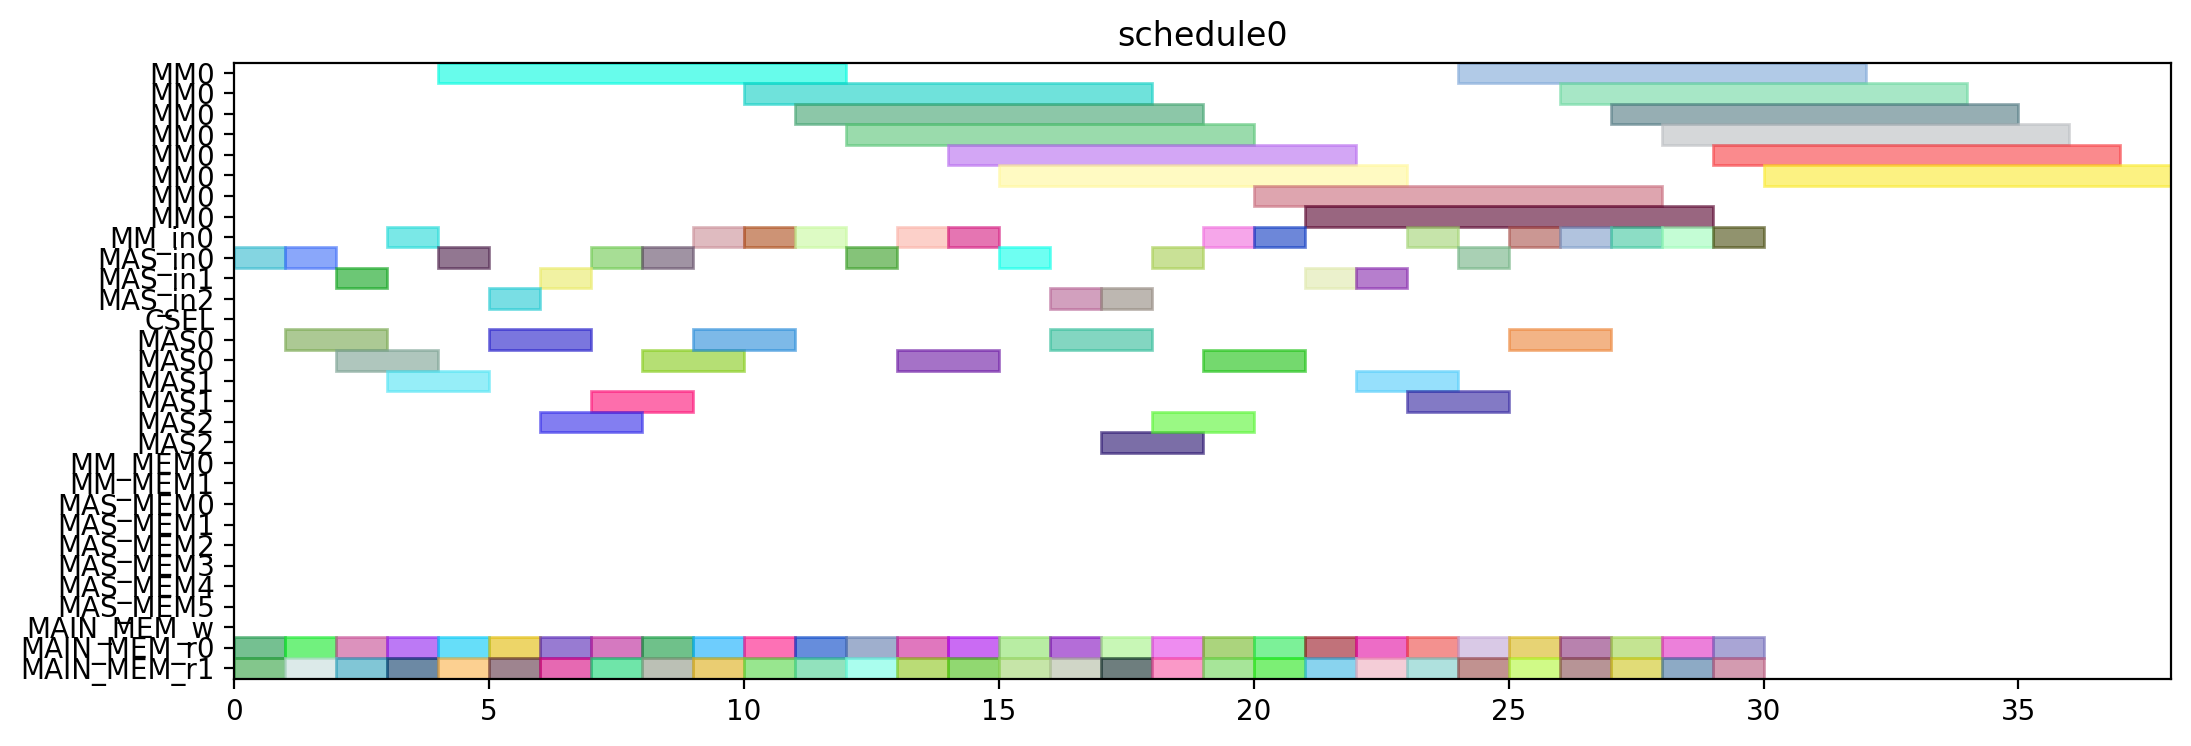

Source code (Python):
from pyschedule import Scenario, solvers, plotters, alt


def solve():
	horizon = 120
	S = Scenario("schedule0", horizon=horizon)

	# resource
	MM = S.Resources('MM', num=1, size=8)
	MM_in = S.Resources('MM_in', num=1)
	MAS_in = S.Resources('MAS_in', num=3)
	CSEL = S.Resource('CSEL')
	MAS = S.Resources('MAS', num=3, size=2, periods=range(1, horizon))
	MM_MEM = S.Resources('MM_MEM', num=2)
	MAS_MEM = S.Resources('MAS_MEM', num=6)
	MAIN_MEM_w = S.Resource('MAIN_MEM_w', size=1)
	MAIN_MEM_r = S.Resources('MAIN_MEM_r', num=2)

	# result of previous scheduling

	# new tasks
	r1_t0 = S.Task('r1_t0', length=8, delay_cost=1)
	r1_t0 += alt(MM)
	r1_t0_in = S.Task('r1_t0_in', length=1, delay_cost=1)
	r1_t0_in += alt(MM_in)
	S += r1_t0_in*MM_in[0]<=r1_t0*MM[0]
	r1_t0_mem0 = S.Task('r1_t0_mem0', length=1, delay_cost=1)
	r1_t0_mem0 += MAIN_MEM_r[0]
	S += r1_t0_mem0 <= r1_t0

	r1_t0_mem1 = S.Task('r1_t0_mem1', length=1, delay_cost=1)
	r1_t0_mem1 += MAIN_MEM_r[1]
	S += r1_t0_mem1 <= r1_t0

	r1_t1 = S.Task('r1_t1', length=8, delay_cost=1)
	r1_t1 += alt(MM)
	r1_t1_in = S.Task('r1_t1_in', length=1, delay_cost=1)
	r1_t1_in += alt(MM_in)
	S += r1_t1_in*MM_in[0]<=r1_t1*MM[0]
	r1_t1_mem0 = S.Task('r1_t1_mem0', length=1, delay_cost=1)
	r1_t1_mem0 += MAIN_MEM_r[0]
	S += r1_t1_mem0 <= r1_t1

	r1_t1_mem1 = S.Task('r1_t1_mem1', length=1, delay_cost=1)
	r1_t1_mem1 += MAIN_MEM_r[1]
	S += r1_t1_mem1 <= r1_t1

	r1_t2 = S.Task('r1_t2', length=2, delay_cost=1)
	r1_t2 += alt(MAS)
	r1_t2_in = S.Task('r1_t2_in', length=1, delay_cost=1)
	r1_t2_in += alt(MAS_in)
	S += r1_t2_in*MAS_in[0]<=r1_t2*MAS[0]

	S += r1_t2_in*MAS_in[1]<=r1_t2*MAS[1]

	S += r1_t2_in*MAS_in[2]<=r1_t2*MAS[2]

	r1_t2_mem0 = S.Task('r1_t2_mem0', length=1, delay_cost=1)
	r1_t2_mem0 += MAIN_MEM_r[0]
	S += r1_t2_mem0 <= r1_t2

	r1_t2_mem1 = S.Task('r1_t2_mem1', length=1, delay_cost=1)
	r1_t2_mem1 += MAIN_MEM_r[1]
	S += r1_t2_mem1 <= r1_t2

	r1_t3 = S.Task('r1_t3', length=2, delay_cost=1)
	r1_t3 += alt(MAS)
	r1_t3_in = S.Task('r1_t3_in', length=1, delay_cost=1)
	r1_t3_in += alt(MAS_in)
	S += r1_t3_in*MAS_in[0]<=r1_t3*MAS[0]

	S += r1_t3_in*MAS_in[1]<=r1_t3*MAS[1]

	S += r1_t3_in*MAS_in[2]<=r1_t3*MAS[2]

	r1_t3_mem0 = S.Task('r1_t3_mem0', length=1, delay_cost=1)
	r1_t3_mem0 += MAIN_MEM_r[0]
	S += r1_t3_mem0 <= r1_t3

	r1_t3_mem1 = S.Task('r1_t3_mem1', length=1, delay_cost=1)
	r1_t3_mem1 += MAIN_MEM_r[1]
	S += r1_t3_mem1 <= r1_t3

	r3_t0 = S.Task('r3_t0', length=8, delay_cost=1)
	r3_t0 += alt(MM)
	r3_t0_in = S.Task('r3_t0_in', length=1, delay_cost=1)
	r3_t0_in += alt(MM_in)
	S += r3_t0_in*MM_in[0]<=r3_t0*MM[0]
	r3_t0_mem0 = S.Task('r3_t0_mem0', length=1, delay_cost=1)
	r3_t0_mem0 += MAIN_MEM_r[0]
	S += r3_t0_mem0 <= r3_t0

	r3_t0_mem1 = S.Task('r3_t0_mem1', length=1, delay_cost=1)
	r3_t0_mem1 += MAIN_MEM_r[1]
	S += r3_t0_mem1 <= r3_t0

	r3_t1 = S.Task('r3_t1', length=8, delay_cost=1)
	r3_t1 += alt(MM)
	r3_t1_in = S.Task('r3_t1_in', length=1, delay_cost=1)
	r3_t1_in += alt(MM_in)
	S += r3_t1_in*MM_in[0]<=r3_t1*MM[0]
	r3_t1_mem0 = S.Task('r3_t1_mem0', length=1, delay_cost=1)
	r3_t1_mem0 += MAIN_MEM_r[0]
	S += r3_t1_mem0 <= r3_t1

	r3_t1_mem1 = S.Task('r3_t1_mem1', length=1, delay_cost=1)
	r3_t1_mem1 += MAIN_MEM_r[1]
	S += r3_t1_mem1 <= r3_t1

	r3_t2 = S.Task('r3_t2', length=2, delay_cost=1)
	r3_t2 += alt(MAS)
	r3_t2_in = S.Task('r3_t2_in', length=1, delay_cost=1)
	r3_t2_in += alt(MAS_in)
	S += r3_t2_in*MAS_in[0]<=r3_t2*MAS[0]

	S += r3_t2_in*MAS_in[1]<=r3_t2*MAS[1]

	S += r3_t2_in*MAS_in[2]<=r3_t2*MAS[2]

	r3_t2_mem0 = S.Task('r3_t2_mem0', length=1, delay_cost=1)
	r3_t2_mem0 += MAIN_MEM_r[0]
	S += r3_t2_mem0 <= r3_t2

	r3_t2_mem1 = S.Task('r3_t2_mem1', length=1, delay_cost=1)
	r3_t2_mem1 += MAIN_MEM_r[1]
	S += r3_t2_mem1 <= r3_t2

	r3_t3 = S.Task('r3_t3', length=2, delay_cost=1)
	r3_t3 += alt(MAS)
	r3_t3_in = S.Task('r3_t3_in', length=1, delay_cost=1)
	r3_t3_in += alt(MAS_in)
	S += r3_t3_in*MAS_in[0]<=r3_t3*MAS[0]

	S += r3_t3_in*MAS_in[1]<=r3_t3*MAS[1]

	S += r3_t3_in*MAS_in[2]<=r3_t3*MAS[2]

	r3_t3_mem0 = S.Task('r3_t3_mem0', length=1, delay_cost=1)
	r3_t3_mem0 += MAIN_MEM_r[0]
	S += r3_t3_mem0 <= r3_t3

	r3_t3_mem1 = S.Task('r3_t3_mem1', length=1, delay_cost=1)
	r3_t3_mem1 += MAIN_MEM_r[1]
	S += r3_t3_mem1 <= r3_t3

	r4_t0 = S.Task('r4_t0', length=8, delay_cost=1)
	r4_t0 += alt(MM)
	r4_t0_in = S.Task('r4_t0_in', length=1, delay_cost=1)
	r4_t0_in += alt(MM_in)
	S += r4_t0_in*MM_in[0]<=r4_t0*MM[0]
	r4_t0_mem0 = S.Task('r4_t0_mem0', length=1, delay_cost=1)
	r4_t0_mem0 += MAIN_MEM_r[0]
	S += r4_t0_mem0 <= r4_t0

	r4_t0_mem1 = S.Task('r4_t0_mem1', length=1, delay_cost=1)
	r4_t0_mem1 += MAIN_MEM_r[1]
	S += r4_t0_mem1 <= r4_t0

	r4_t1 = S.Task('r4_t1', length=8, delay_cost=1)
	r4_t1 += alt(MM)
	r4_t1_in = S.Task('r4_t1_in', length=1, delay_cost=1)
	r4_t1_in += alt(MM_in)
	S += r4_t1_in*MM_in[0]<=r4_t1*MM[0]
	r4_t1_mem0 = S.Task('r4_t1_mem0', length=1, delay_cost=1)
	r4_t1_mem0 += MAIN_MEM_r[0]
	S += r4_t1_mem0 <= r4_t1

	r4_t1_mem1 = S.Task('r4_t1_mem1', length=1, delay_cost=1)
	r4_t1_mem1 += MAIN_MEM_r[1]
	S += r4_t1_mem1 <= r4_t1

	r4_t2 = S.Task('r4_t2', length=2, delay_cost=1)
	r4_t2 += alt(MAS)
	r4_t2_in = S.Task('r4_t2_in', length=1, delay_cost=1)
	r4_t2_in += alt(MAS_in)
	S += r4_t2_in*MAS_in[0]<=r4_t2*MAS[0]

	S += r4_t2_in*MAS_in[1]<=r4_t2*MAS[1]

	S += r4_t2_in*MAS_in[2]<=r4_t2*MAS[2]

	r4_t2_mem0 = S.Task('r4_t2_mem0', length=1, delay_cost=1)
	r4_t2_mem0 += MAIN_MEM_r[0]
	S += r4_t2_mem0 <= r4_t2

	r4_t2_mem1 = S.Task('r4_t2_mem1', length=1, delay_cost=1)
	r4_t2_mem1 += MAIN_MEM_r[1]
	S += r4_t2_mem1 <= r4_t2

	r4_t3 = S.Task('r4_t3', length=2, delay_cost=1)
	r4_t3 += alt(MAS)
	r4_t3_in = S.Task('r4_t3_in', length=1, delay_cost=1)
	r4_t3_in += alt(MAS_in)
	S += r4_t3_in*MAS_in[0]<=r4_t3*MAS[0]

	S += r4_t3_in*MAS_in[1]<=r4_t3*MAS[1]

	S += r4_t3_in*MAS_in[2]<=r4_t3*MAS[2]

	r4_t3_mem0 = S.Task('r4_t3_mem0', length=1, delay_cost=1)
	r4_t3_mem0 += MAIN_MEM_r[0]
	S += r4_t3_mem0 <= r4_t3

	r4_t3_mem1 = S.Task('r4_t3_mem1', length=1, delay_cost=1)
	r4_t3_mem1 += MAIN_MEM_r[1]
	S += r4_t3_mem1 <= r4_t3

	r5_t0 = S.Task('r5_t0', length=8, delay_cost=1)
	r5_t0 += alt(MM)
	r5_t0_in = S.Task('r5_t0_in', length=1, delay_cost=1)
	r5_t0_in += alt(MM_in)
	S += r5_t0_in*MM_in[0]<=r5_t0*MM[0]
	r5_t0_mem0 = S.Task('r5_t0_mem0', length=1, delay_cost=1)
	r5_t0_mem0 += MAIN_MEM_r[0]
	S += r5_t0_mem0 <= r5_t0

	r5_t0_mem1 = S.Task('r5_t0_mem1', length=1, delay_cost=1)
	r5_t0_mem1 += MAIN_MEM_r[1]
	S += r5_t0_mem1 <= r5_t0

	r5_t1 = S.Task('r5_t1', length=8, delay_cost=1)
	r5_t1 += alt(MM)
	r5_t1_in = S.Task('r5_t1_in', length=1, delay_cost=1)
	r5_t1_in += alt(MM_in)
	S += r5_t1_in*MM_in[0]<=r5_t1*MM[0]
	r5_t1_mem0 = S.Task('r5_t1_mem0', length=1, delay_cost=1)
	r5_t1_mem0 += MAIN_MEM_r[0]
	S += r5_t1_mem0 <= r5_t1

	r5_t1_mem1 = S.Task('r5_t1_mem1', length=1, delay_cost=1)
	r5_t1_mem1 += MAIN_MEM_r[1]
	S += r5_t1_mem1 <= r5_t1

	r5_t2 = S.Task('r5_t2', length=2, delay_cost=1)
	r5_t2 += alt(MAS)
	r5_t2_in = S.Task('r5_t2_in', length=1, delay_cost=1)
	r5_t2_in += alt(MAS_in)
	S += r5_t2_in*MAS_in[0]<=r5_t2*MAS[0]

	S += r5_t2_in*MAS_in[1]<=r5_t2*MAS[1]

	S += r5_t2_in*MAS_in[2]<=r5_t2*MAS[2]

	r5_t2_mem0 = S.Task('r5_t2_mem0', length=1, delay_cost=1)
	r5_t2_mem0 += MAIN_MEM_r[0]
	S += r5_t2_mem0 <= r5_t2

	r5_t2_mem1 = S.Task('r5_t2_mem1', length=1, delay_cost=1)
	r5_t2_mem1 += MAIN_MEM_r[1]
	S += r5_t2_mem1 <= r5_t2

	r5_t3 = S.Task('r5_t3', length=2, delay_cost=1)
	r5_t3 += alt(MAS)
	r5_t3_in = S.Task('r5_t3_in', length=1, delay_cost=1)
	r5_t3_in += alt(MAS_in)
	S += r5_t3_in*MAS_in[0]<=r5_t3*MAS[0]

	S += r5_t3_in*MAS_in[1]<=r5_t3*MAS[1]

	S += r5_t3_in*MAS_in[2]<=r5_t3*MAS[2]

	r5_t3_mem0 = S.Task('r5_t3_mem0', length=1, delay_cost=1)
	r5_t3_mem0 += MAIN_MEM_r[0]
	S += r5_t3_mem0 <= r5_t3

	r5_t3_mem1 = S.Task('r5_t3_mem1', length=1, delay_cost=1)
	r5_t3_mem1 += MAIN_MEM_r[1]
	S += r5_t3_mem1 <= r5_t3

	r6_t0 = S.Task('r6_t0', length=8, delay_cost=1)
	r6_t0 += alt(MM)
	r6_t0_in = S.Task('r6_t0_in', length=1, delay_cost=1)
	r6_t0_in += alt(MM_in)
	S += r6_t0_in*MM_in[0]<=r6_t0*MM[0]
	r6_t0_mem0 = S.Task('r6_t0_mem0', length=1, delay_cost=1)
	r6_t0_mem0 += MAIN_MEM_r[0]
	S += r6_t0_mem0 <= r6_t0

	r6_t0_mem1 = S.Task('r6_t0_mem1', length=1, delay_cost=1)
	r6_t0_mem1 += MAIN_MEM_r[1]
	S += r6_t0_mem1 <= r6_t0

	r6_t1 = S.Task('r6_t1', length=8, delay_cost=1)
	r6_t1 += alt(MM)
	r6_t1_in = S.Task('r6_t1_in', length=1, delay_cost=1)
	r6_t1_in += alt(MM_in)
	S += r6_t1_in*MM_in[0]<=r6_t1*MM[0]
	r6_t1_mem0 = S.Task('r6_t1_mem0', length=1, delay_cost=1)
	r6_t1_mem0 += MAIN_MEM_r[0]
	S += r6_t1_mem0 <= r6_t1

	r6_t1_mem1 = S.Task('r6_t1_mem1', length=1, delay_cost=1)
	r6_t1_mem1 += MAIN_MEM_r[1]
	S += r6_t1_mem1 <= r6_t1

	r6_t2 = S.Task('r6_t2', length=2, delay_cost=1)
	r6_t2 += alt(MAS)
	r6_t2_in = S.Task('r6_t2_in', length=1, delay_cost=1)
	r6_t2_in += alt(MAS_in)
	S += r6_t2_in*MAS_in[0]<=r6_t2*MAS[0]

	S += r6_t2_in*MAS_in[1]<=r6_t2*MAS[1]

	S += r6_t2_in*MAS_in[2]<=r6_t2*MAS[2]

	r6_t2_mem0 = S.Task('r6_t2_mem0', length=1, delay_cost=1)
	r6_t2_mem0 += MAIN_MEM_r[0]
	S += r6_t2_mem0 <= r6_t2

	r6_t2_mem1 = S.Task('r6_t2_mem1', length=1, delay_cost=1)
	r6_t2_mem1 += MAIN_MEM_r[1]
	S += r6_t2_mem1 <= r6_t2

	r6_t3 = S.Task('r6_t3', length=2, delay_cost=1)
	r6_t3 += alt(MAS)
	r6_t3_in = S.Task('r6_t3_in', length=1, delay_cost=1)
	r6_t3_in += alt(MAS_in)
	S += r6_t3_in*MAS_in[0]<=r6_t3*MAS[0]

	S += r6_t3_in*MAS_in[1]<=r6_t3*MAS[1]

	S += r6_t3_in*MAS_in[2]<=r6_t3*MAS[2]

	r6_t3_mem0 = S.Task('r6_t3_mem0', length=1, delay_cost=1)
	r6_t3_mem0 += MAIN_MEM_r[0]
	S += r6_t3_mem0 <= r6_t3

	r6_t3_mem1 = S.Task('r6_t3_mem1', length=1, delay_cost=1)
	r6_t3_mem1 += MAIN_MEM_r[1]
	S += r6_t3_mem1 <= r6_t3

	r9_t2 = S.Task('r9_t2', length=2, delay_cost=1)
	r9_t2 += alt(MAS)
	r9_t2_in = S.Task('r9_t2_in', length=1, delay_cost=1)
	r9_t2_in += alt(MAS_in)
	S += r9_t2_in*MAS_in[0]<=r9_t2*MAS[0]

	S += r9_t2_in*MAS_in[1]<=r9_t2*MAS[1]

	S += r9_t2_in*MAS_in[2]<=r9_t2*MAS[2]

	r9_t2_mem0 = S.Task('r9_t2_mem0', length=1, delay_cost=1)
	r9_t2_mem0 += MAIN_MEM_r[0]
	S += r9_t2_mem0 <= r9_t2

	r9_t2_mem1 = S.Task('r9_t2_mem1', length=1, delay_cost=1)
	r9_t2_mem1 += MAIN_MEM_r[1]
	S += r9_t2_mem1 <= r9_t2

	r12_t0 = S.Task('r12_t0', length=8, delay_cost=1)
	r12_t0 += alt(MM)
	r12_t0_in = S.Task('r12_t0_in', length=1, delay_cost=1)
	r12_t0_in += alt(MM_in)
	S += r12_t0_in*MM_in[0]<=r12_t0*MM[0]
	r12_t0_mem0 = S.Task('r12_t0_mem0', length=1, delay_cost=1)
	r12_t0_mem0 += MAIN_MEM_r[0]
	S += r12_t0_mem0 <= r12_t0

	r12_t0_mem1 = S.Task('r12_t0_mem1', length=1, delay_cost=1)
	r12_t0_mem1 += MAIN_MEM_r[1]
	S += r12_t0_mem1 <= r12_t0

	r12_t1 = S.Task('r12_t1', length=8, delay_cost=1)
	r12_t1 += alt(MM)
	r12_t1_in = S.Task('r12_t1_in', length=1, delay_cost=1)
	r12_t1_in += alt(MM_in)
	S += r12_t1_in*MM_in[0]<=r12_t1*MM[0]
	r12_t1_mem0 = S.Task('r12_t1_mem0', length=1, delay_cost=1)
	r12_t1_mem0 += MAIN_MEM_r[0]
	S += r12_t1_mem0 <= r12_t1

	r12_t1_mem1 = S.Task('r12_t1_mem1', length=1, delay_cost=1)
	r12_t1_mem1 += MAIN_MEM_r[1]
	S += r12_t1_mem1 <= r12_t1

	r12_t2 = S.Task('r12_t2', length=2, delay_cost=1)
	r12_t2 += alt(MAS)
	r12_t2_in = S.Task('r12_t2_in', length=1, delay_cost=1)
	r12_t2_in += alt(MAS_in)
	S += r12_t2_in*MAS_in[0]<=r12_t2*MAS[0]

	S += r12_t2_in*MAS_in[1]<=r12_t2*MAS[1]

	S += r12_t2_in*MAS_in[2]<=r12_t2*MAS[2]

	r12_t2_mem0 = S.Task('r12_t2_mem0', length=1, delay_cost=1)
	r12_t2_mem0 += MAIN_MEM_r[0]
	S += r12_t2_mem0 <= r12_t2

	r12_t2_mem1 = S.Task('r12_t2_mem1', length=1, delay_cost=1)
	r12_t2_mem1 += MAIN_MEM_r[1]
	S += r12_t2_mem1 <= r12_t2

	r12_t3 = S.Task('r12_t3', length=2, delay_cost=1)
	r12_t3 += alt(MAS)
	r12_t3_in = S.Task('r12_t3_in', length=1, delay_cost=1)
	r12_t3_in += alt(MAS_in)
	S += r12_t3_in*MAS_in[0]<=r12_t3*MAS[0]

	S += r12_t3_in*MAS_in[1]<=r12_t3*MAS[1]

	S += r12_t3_in*MAS_in[2]<=r12_t3*MAS[2]

	r12_t3_mem0 = S.Task('r12_t3_mem0', length=1, delay_cost=1)
	r12_t3_mem0 += MAIN_MEM_r[0]
	S += r12_t3_mem0 <= r12_t3

	r12_t3_mem1 = S.Task('r12_t3_mem1', length=1, delay_cost=1)
	r12_t3_mem1 += MAIN_MEM_r[1]
	S += r12_t3_mem1 <= r12_t3

	r13_t0 = S.Task('r13_t0', length=8, delay_cost=1)
	r13_t0 += alt(MM)
	r13_t0_in = S.Task('r13_t0_in', length=1, delay_cost=1)
	r13_t0_in += alt(MM_in)
	S += r13_t0_in*MM_in[0]<=r13_t0*MM[0]
	r13_t0_mem0 = S.Task('r13_t0_mem0', length=1, delay_cost=1)
	r13_t0_mem0 += MAIN_MEM_r[0]
	S += r13_t0_mem0 <= r13_t0

	r13_t0_mem1 = S.Task('r13_t0_mem1', length=1, delay_cost=1)
	r13_t0_mem1 += MAIN_MEM_r[1]
	S += r13_t0_mem1 <= r13_t0

	r13_t1 = S.Task('r13_t1', length=8, delay_cost=1)
	r13_t1 += alt(MM)
	r13_t1_in = S.Task('r13_t1_in', length=1, delay_cost=1)
	r13_t1_in += alt(MM_in)
	S += r13_t1_in*MM_in[0]<=r13_t1*MM[0]
	r13_t1_mem0 = S.Task('r13_t1_mem0', length=1, delay_cost=1)
	r13_t1_mem0 += MAIN_MEM_r[0]
	S += r13_t1_mem0 <= r13_t1

	r13_t1_mem1 = S.Task('r13_t1_mem1', length=1, delay_cost=1)
	r13_t1_mem1 += MAIN_MEM_r[1]
	S += r13_t1_mem1 <= r13_t1

	r13_t2 = S.Task('r13_t2', length=2, delay_cost=1)
	r13_t2 += alt(MAS)
	r13_t2_in = S.Task('r13_t2_in', length=1, delay_cost=1)
	r13_t2_in += alt(MAS_in)
	S += r13_t2_in*MAS_in[0]<=r13_t2*MAS[0]

	S += r13_t2_in*MAS_in[1]<=r13_t2*MAS[1]

	S += r13_t2_in*MAS_in[2]<=r13_t2*MAS[2]

	r13_t2_mem0 = S.Task('r13_t2_mem0', length=1, delay_cost=1)
	r13_t2_mem0 += MAIN_MEM_r[0]
	S += r13_t2_mem0 <= r13_t2

	r13_t2_mem1 = S.Task('r13_t2_mem1', length=1, delay_cost=1)
	r13_t2_mem1 += MAIN_MEM_r[1]
	S += r13_t2_mem1 <= r13_t2

	r13_t3 = S.Task('r13_t3', length=2, delay_cost=1)
	r13_t3 += alt(MAS)
	r13_t3_in = S.Task('r13_t3_in', length=1, delay_cost=1)
	r13_t3_in += alt(MAS_in)
	S += r13_t3_in*MAS_in[0]<=r13_t3*MAS[0]

	S += r13_t3_in*MAS_in[1]<=r13_t3*MAS[1]

	S += r13_t3_in*MAS_in[2]<=r13_t3*MAS[2]

	r13_t3_mem0 = S.Task('r13_t3_mem0', length=1, delay_cost=1)
	r13_t3_mem0 += MAIN_MEM_r[0]
	S += r13_t3_mem0 <= r13_t3

	r13_t3_mem1 = S.Task('r13_t3_mem1', length=1, delay_cost=1)
	r13_t3_mem1 += MAIN_MEM_r[1]
	S += r13_t3_mem1 <= r13_t3

	r16_t3 = S.Task('r16_t3', length=2, delay_cost=1)
	r16_t3 += alt(MAS)
	r16_t3_in = S.Task('r16_t3_in', length=1, delay_cost=1)
	r16_t3_in += alt(MAS_in)
	S += r16_t3_in*MAS_in[0]<=r16_t3*MAS[0]

	S += r16_t3_in*MAS_in[1]<=r16_t3*MAS[1]

	S += r16_t3_in*MAS_in[2]<=r16_t3*MAS[2]

	r16_t3_mem0 = S.Task('r16_t3_mem0', length=1, delay_cost=1)
	r16_t3_mem0 += MAIN_MEM_r[0]
	S += r16_t3_mem0 <= r16_t3

	r16_t3_mem1 = S.Task('r16_t3_mem1', length=1, delay_cost=1)
	r16_t3_mem1 += MAIN_MEM_r[1]
	S += r16_t3_mem1 <= r16_t3

	solvers.mip.solve(S,msg=1,kind='CPLEX',ratio_gap=1.01)

	solution = [['hoge']*len(S.solution()[1]) for i in range(len(S.solution()))]
	for i in range(len(S.solution())):
		for j in range(len(S.solution()[i])):
			solution[i][j]=str(S.solution()[i][j])
	print(solution)

	cycles = int(solution[-1][3])

	pic_file_name = "/mnt/rose/usr1/fukuda/ABE/multiRAM_multiMAS_16mux/scheduling_result/stage8MM1_stage2MAS3/EP2_YRECOVER/schedule0.png"
	if(S.solution() != []):
		plotters.matplotlib.plot(S,img_filename=pic_file_name, show_task_labels=False, fig_size=(cycles*0.25+3, 4))

	return solution
